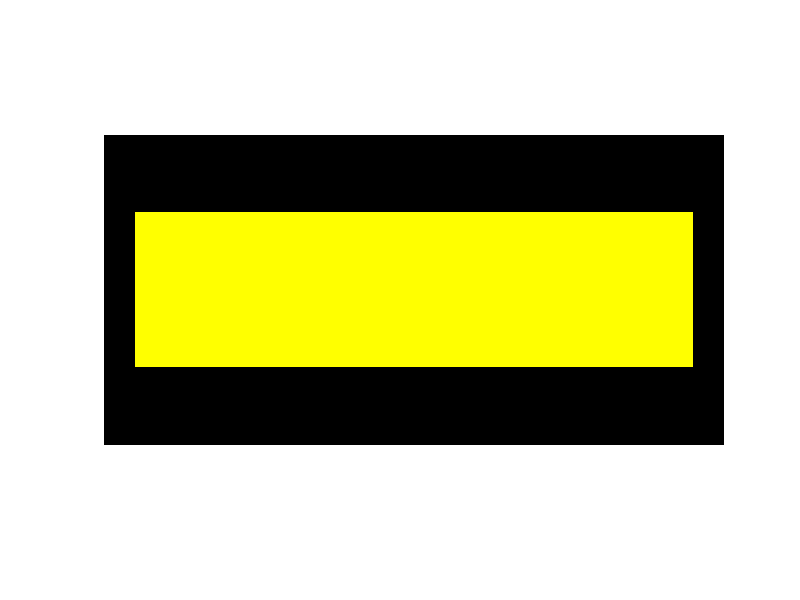

Reproduce this figure in MATLAB.
clear;
close all;
clc;

M = 200;
N = 400;

I = zeros(M,N,3,'double');

I(51:150,21:380, 1) = 1;
I(51:150,21:380, 2) = 1;

figure;
imshow(I);
